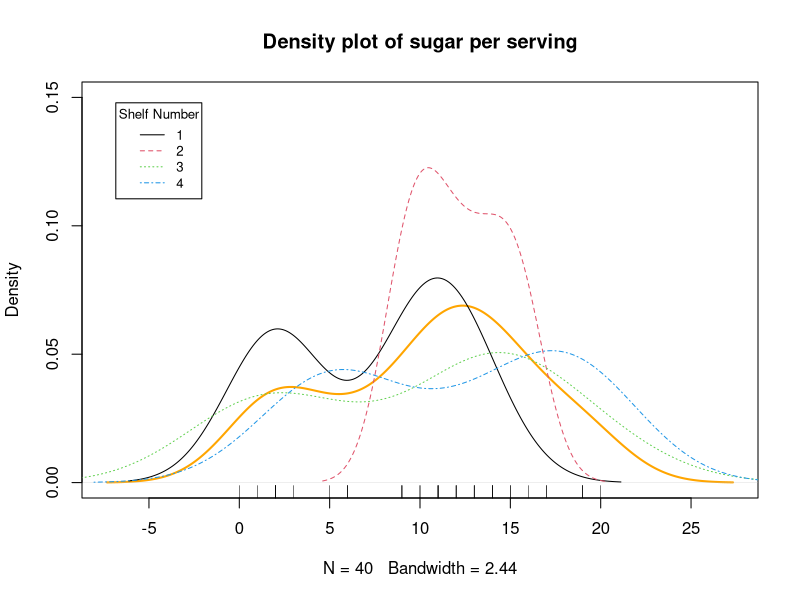
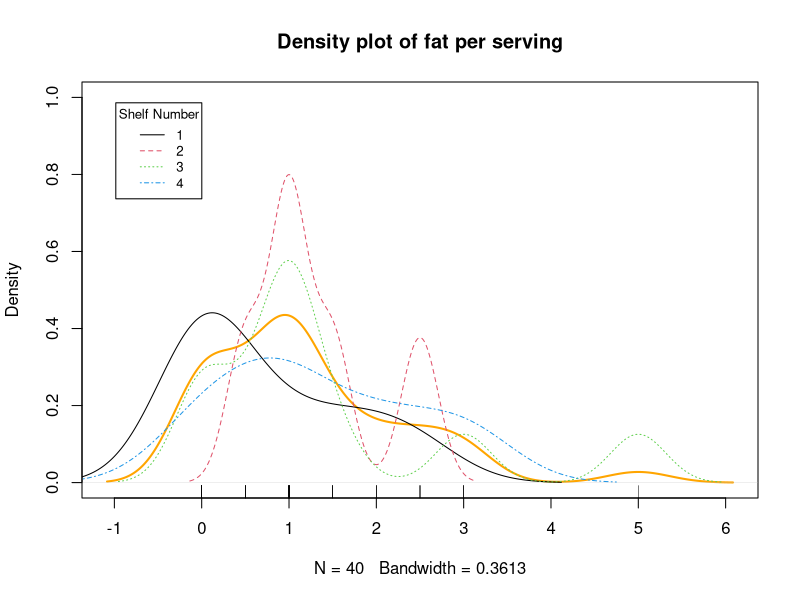
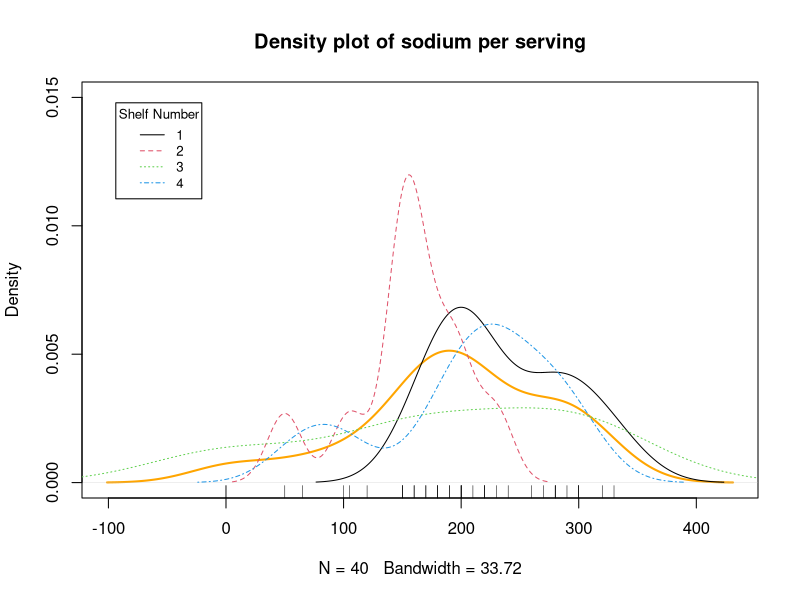
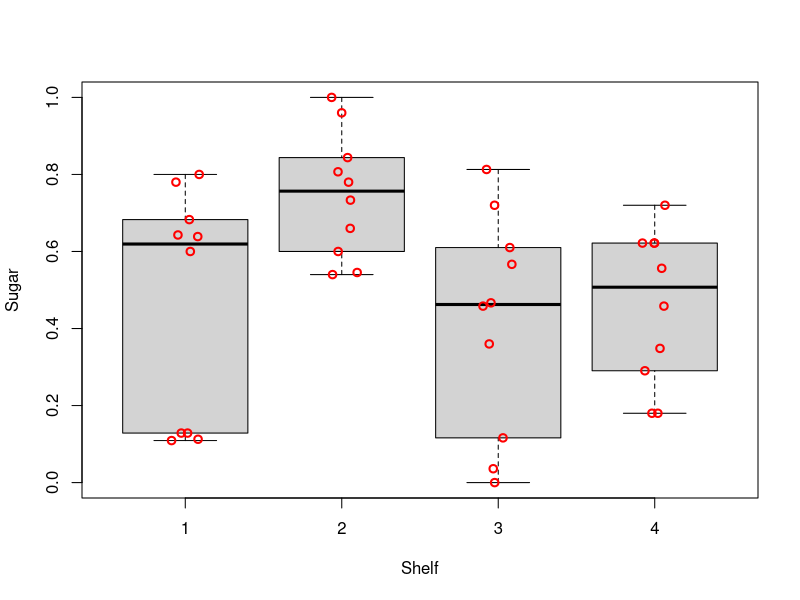
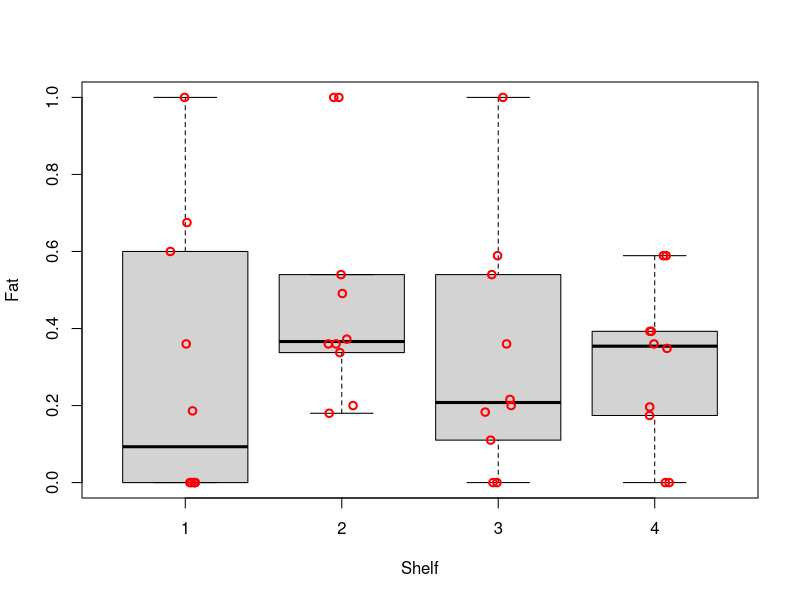
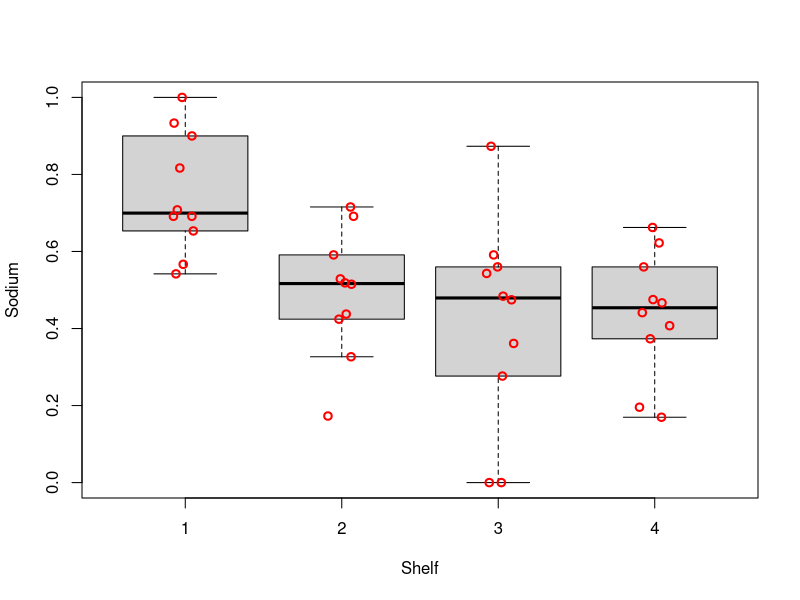
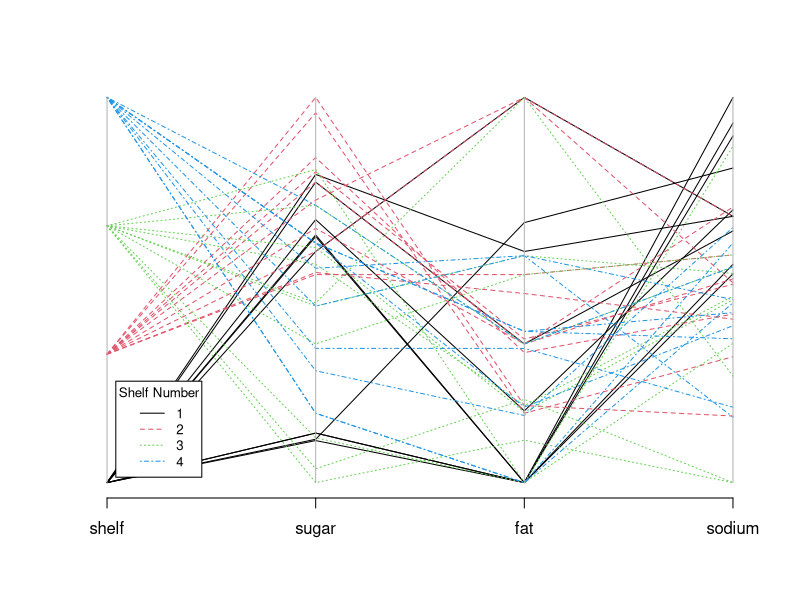
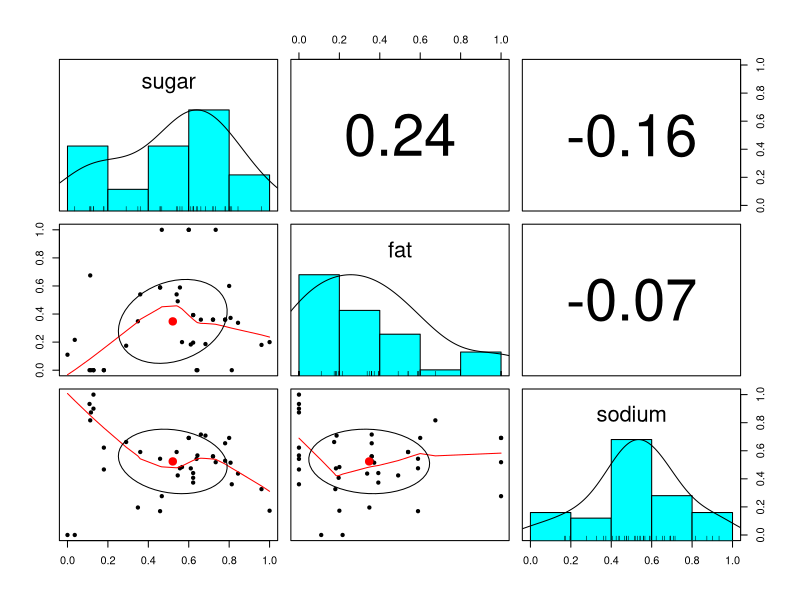

R code for these plots, in order: (Note: this script raises an error after producing the figures.)
## ---- chunk 1
# add packages
library(dplyr)
library(knitr)
library(MASS)
library(nnet)
library(Hmisc)
library(car)
# prevent source code from running off the page
opts_chunk$set(tidy.opts=list(width.cutoff=70), tidy=TRUE)
# remove all objects from current workspace
rm(list = ls())
# set seed number to reproduce results
set.seed(1)
# load data
d <- read.csv("./dataset/cereal_dillons.csv", header=TRUE, sep=",")
## ---- chunk 2
# structure of data
str(d)
# summary of data
kable(summary(d[, 4:7]))
# list row with missing values
d[!complete.cases(d),]
## ---- chunk 3
# 1. adjust for different serving sizes 
adj.d <- data.frame(shelf = d$Shelf, 
                    sugar = d$sugar_g/d$size_g,
                    fat = d$fat_g/d$size_g, 
                    sodium = (d$sodium_mg/1000)/d$size_g)
# 2. normalize data to be within 0 and 1
normalize <- function(x) { (x-min(x))/(max(x)-min(x)) }
norm.d <- data.frame(shelf = adj.d$shelf, 
                     sugar = normalize(adj.d$sugar),
                     fat = normalize(adj.d$fat),
                     sodium = normalize(adj.d$sodium))
## ---- chunk 4
# explanatory variable: sugar
plot(density(d$sugar_g), col = "orange", lwd = 2, ylim = c(0, 0.15), main = "Density plot of sugar per serving")
lapply(seq(1, 4), function(shelf) lines(density(d[which(d$Shelf == shelf),]$sugar_g), col = shelf, lty = shelf))
rug(d$sugar_g)
legend("topleft", cex = 0.8, inset = .05, title = "Shelf Number", 
       legend = seq(1, 4), col = seq(1, 4), lty = seq(1, 4))

# explanatory variable: fat
plot(density(d$fat_g), col = "orange", lwd = 2, ylim = c(0, 1), main = "Density plot of fat per serving")
lapply(seq(1, 4), function(shelf) lines(density(d[which(d$Shelf == shelf),]$fat_g), col = shelf, lty = shelf))
rug(d$fat_g)
legend("topleft", cex = 0.8, inset = .05, title = "Shelf Number", 
       legend = seq(1, 4), col = seq(1, 4), lty = seq(1, 4))

# explanatory variable: sodium
plot(density(d$sodium_mg), col = "orange", lwd = 2, ylim = c(0, 0.015), main = "Density plot of sodium per serving")
lapply(seq(1, 4), function(shelf) lines(density(d[which(d$Shelf == shelf),]$sodium_mg), col = shelf, lty = shelf))
rug(d$sodium_mg)
legend("topleft", cex = 0.8, inset = .05, title = "Shelf Number", 
       legend = seq(1, 4), col = seq(1, 4), lty = seq(1, 4))
## ---- chunk 5
# explanatory variable: sugar
boxplot(formula = sugar ~ shelf, data = norm.d, ylab = "Sugar", xlab = "Shelf", pars = list(outpch=NA))
stripchart(x = norm.d$sugar ~ norm.d$shelf, lwd = 2, col = "red", method = "jitter", vertical = TRUE, pch = 1, add = TRUE)

# explanatory variable: fat
boxplot(formula = fat ~ shelf, data = norm.d, ylab = "Fat", xlab = "Shelf", pars = list(outpch=NA))
stripchart(x = norm.d$fat ~ norm.d$shelf, lwd = 2, col = "red", method = "jitter", vertical = TRUE, pch = 1, add = TRUE)

# explanatory variable: sodium
boxplot(formula = sodium ~ shelf, data = norm.d, ylab = "Sodium", xlab = "Shelf", pars = list(outpch=NA))
stripchart(x = norm.d$sodium ~ norm.d$shelf, lwd = 2, col = "red", method = "jitter", vertical = TRUE, pch = 1, add = TRUE)
## ---- chunk 6
parcoord(x = norm.d, col = norm.d$shelf, lty = norm.d$shelf)  
legend("bottomleft", cex = 0.8, inset = .05, title = "Shelf Number",  bg = "white",
       legend = seq(1, 4), col = seq(1, 4), lty = seq(1, 4))
## ---- chunk 7
# print out the mean and standard deviation 
norm.d %>% 
  group_by(shelf) %>% 
  summarise(mean.sugar=mean(sugar), sd.sugar=sd(sugar), 
            mean.fat=mean(fat), sd.fat=sd(fat),
            mean.sodium=mean(sodium), sd.sodium=sd(sodium))
## ---- chunk 8
# set shelf 2 as the reference point
norm.d$shelf <- factor(norm.d$shelf)
norm.d$shelf <- relevel(norm.d$shelf, ref="2")
# estimate multinomial regression model 
m <- multinom(formula = shelf ~ sugar + fat + sodium, data = norm.d)
summary(m)
# perform LRT to examine importance of each variable
Anova(m)
## ---- chunk 9
#cor(cereal2[,c("sugar", "fat", "sodium")])
library(psych)
pairs.panels(norm.d[,c("sugar", "fat", "sodium")])
## ---- chunk 10
m0 <- multinom(formula=shelf ~1, data=norm.d)
m2 <- multinom(formula = shelf ~ sugar*fat*sodium, data=norm.d)
#summary(cereal_m1)
Anova(m2)
#anova(cereal_base, cereal_saturated, test='Chi')
## ---- chunk 11
# Apple Jack's content
serving <- 28
sugar <- 12
fat <- 0.5
sodium <- 130
# predict Apple Jack's shelf placement
predict(object = m, 
        data.frame(sugar = (sugar/serving - min(adj.d$sugar))/(max(adj.d$sugar)-min(adj.d$sugar)),
                   fat = (fat/serving - min(adj.d$fat))/(max(adj.d$fat)-min(adj.d$fat)),
                   sodium = (sodium/serving - min(adj.d$sodium))/(max(adj.d$sodium)-min(adj.d$sodium))),
        type = "probs")
## ---- chunk 12
coefficients(m)
## ---- chunk 13
beta.hat <- coefficients(m)
mean.fat <- mean(norm.d$fat)
mean.sodium <- mean(norm.d$sodium)

curve(expr = 1/(1 + exp(beta.hat[1,1] + beta.hat[1,2]*x + mean.fat + mean.sodium) + exp(beta.hat[2,1] + beta.hat[2,2]*x + mean.fat + mean.sodium) + exp(beta.hat[3,1] + beta.hat[3,2]*x + mean.fat + mean.sodium)), 
      ylab = expression(hat(pi)), xlab = "sugar",
      xlim = c(min(norm.d$sugar), max(norm.d$sugar)), 
      col = "black", lty = "solid", lwd = 2, n = 1000, type = "n",
      panel.first = grid(col = "gray", lty = "dotted"))
# shelf 2
curve(expr = 1/(1 + exp(beta.hat[1,1] + beta.hat[1,2]*x + mean.fat + mean.sodium) + exp(beta.hat[2,1] + beta.hat[2,2]*x + mean.fat + mean.sodium) + exp(beta.hat[3,1] + beta.hat[3,2]*x + mean.fat + mean.sodium)),
  col = 1, lty = 1, lwd = 2, n = 1000, add = TRUE,
  xlim = c(min(norm.d$sugar[norm.d$shelf == 2]), max(norm.d$sugar[norm.d$shelf == 2])))
# shelf 1
curve(expr = exp(beta.hat[1,1] + beta.hat[1,2]*x + mean.fat + mean.sodium)/(1 + exp(beta.hat[1,1] + beta.hat[1,2]*x + mean.fat + mean.sodium) + exp(beta.hat[2,1] + beta.hat[2,2]*x + mean.fat + mean.sodium) + exp(beta.hat[3,1] + beta.hat[3,2]*x + mean.fat + mean.sodium)),
  col = 2, lty = 2, lwd = 2, n = 1000, add = TRUE,
  xlim = c(norm.d$sugar[norm.d$shelf == 1]), max(norm.d$sugar[norm.d$shelf == 1]))
# shelf 3
curve(expr = exp(beta.hat[2,1] + beta.hat[2,2]*x + mean.fat + mean.sodium)/(1 + exp(beta.hat[1,1] + beta.hat[1,2]*x + mean.fat + mean.sodium) + exp(beta.hat[2,1] + beta.hat[2,2]*x + mean.fat + mean.sodium) + exp(beta.hat[3,1] + beta.hat[3,2]*x + mean.fat + mean.sodium)),
  col = 3, lty = 3, lwd = 2, n = 1000, add = TRUE,
  xlim = c(min(norm.d$sugar[norm.d$shelf == 3]), max(norm.d$sugar[norm.d$shelf == 1]))) 
# shelf 4
curve(expr = exp(beta.hat[3,1] + beta.hat[3,2]*x + mean.fat + mean.sodium)/(1 + exp(beta.hat[1,1] + beta.hat[1,2]*x + mean.fat + mean.sodium) + exp(beta.hat[2,1] + beta.hat[2,2]*x + mean.fat + mean.sodium) + exp(beta.hat[3,1] + beta.hat[3,2]*x + mean.fat + mean.sodium)),
  col = 4, lty = 4, lwd = 2, n = 1000, add = TRUE,
  xlim = c(min(norm.d$sugar[norm.d$shelf == 4]), max(norm.d$sugar[norm.d$shelf == 4]))) 
# legend
legend("topleft", legend = c(1, 2, 3, 4), 
       lty = c(2, 1, 3, 4), col = c(2, 1, 3, 4), bty="n", lwd = c(2,2,2,2), seg.len = 4)
## ---- chunk 14
# dev.off()  # Create plot for book
# Verify plot is correct
density.values<-seq(from = 0.8, to = 1.6, by = 0.1)
data.frame(density.values, round(predict(object = mod.fit.nom.density, newdata = data.frame(density = density.values), type = "probs"), 2))
## ---- chunk 15
exp(coef(m))
## ---- chunk 16
# odd ratios
round(exp(coefficients(m)[,-1]), 2)

# confidence intervals
conf.beta <- confint(object = m, level = 0.95)
ci.OR.shelf2<-exp(conf.beta[2:4,1:2,1])
ci.OR.shelf3<-exp(conf.beta[2:4,1:2,2])
ci.OR.shelf4<-exp(conf.beta[2:4,1:2,3])
round(data.frame(low = ci.OR.shelf2[,1], up = ci.OR.shelf2[,2]), 2)
round(data.frame(low = ci.OR.shelf3[,1], up = ci.OR.shelf3[,2]), 2)
round(data.frame(low = ci.OR.shelf4[,1], up = ci.OR.shelf4[,2]), 2)
